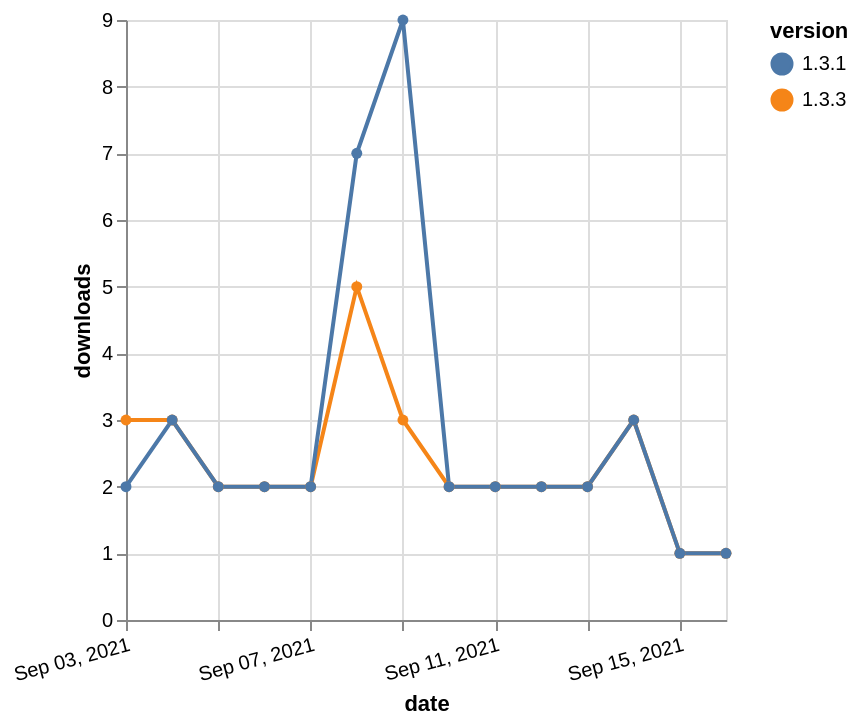

Write a Vega-Lite specification for this figure.
### Vega-Lite specification from a JSON file in a GitHub repository (floating-point values rounded to 4 significant figures)
{"$schema": "https://vega.github.io/schema/vega-lite/v5.json", "description": "A simple bar chart with embedded data.", "data": {"values": [{"date": "2021-09-03", "total": 2344, "delta": 3, "version": "1.3.3"}, {"date": "2021-09-04", "total": 2347, "delta": 3, "version": "1.3.3"}, {"date": "2021-09-05", "total": 2349, "delta": 2, "version": "1.3.3"}, {"date": "2021-09-06", "total": 2351, "delta": 2, "version": "1.3.3"}, {"date": "2021-09-07", "total": 2353, "delta": 2, "version": "1.3.3"}, {"date": "2021-09-08", "total": 2358, "delta": 5, "version": "1.3.3"}, {"date": "2021-09-09", "total": 2361, "delta": 3, "version": "1.3.3"}, {"date": "2021-09-10", "total": 2363, "delta": 2, "version": "1.3.3"}, {"date": "2021-09-11", "total": 2365, "delta": 2, "version": "1.3.3"}, {"date": "2021-09-12", "total": 2367, "delta": 2, "version": "1.3.3"}, {"date": "2021-09-13", "total": 2369, "delta": 2, "version": "1.3.3"}, {"date": "2021-09-14", "total": 2372, "delta": 3, "version": "1.3.3"}, {"date": "2021-09-15", "total": 2373, "delta": 1, "version": "1.3.3"}, {"date": "2021-09-16", "total": 2374, "delta": 1, "version": "1.3.3"}, {"date": "2021-09-03", "total": 4669, "delta": 2, "version": "1.3.1"}, {"date": "2021-09-04", "total": 4672, "delta": 3, "version": "1.3.1"}, {"date": "2021-09-05", "total": 4674, "delta": 2, "version": "1.3.1"}, {"date": "2021-09-06", "total": 4676, "delta": 2, "version": "1.3.1"}, {"date": "2021-09-07", "total": 4678, "delta": 2, "version": "1.3.1"}, {"date": "2021-09-08", "total": 4685, "delta": 7, "version": "1.3.1"}, {"date": "2021-09-09", "total": 4694, "delta": 9, "version": "1.3.1"}, {"date": "2021-09-10", "total": 4696, "delta": 2, "version": "1.3.1"}, {"date": "2021-09-11", "total": 4698, "delta": 2, "version": "1.3.1"}, {"date": "2021-09-12", "total": 4700, "delta": 2, "version": "1.3.1"}, {"date": "2021-09-13", "total": 4702, "delta": 2, "version": "1.3.1"}, {"date": "2021-09-14", "total": 4705, "delta": 3, "version": "1.3.1"}, {"date": "2021-09-15", "total": 4706, "delta": 1, "version": "1.3.1"}, {"date": "2021-09-16", "total": 4707, "delta": 1, "version": "1.3.1"}]}, "width": "container", "mark": {"type": "line", "point": {"filled": true}}, "encoding": {"x": {"field": "date", "type": "temporal", "timeUnit": "yearmonthdate", "title": "date", "axis": {"labelAngle": -15}}, "y": {"field": "delta", "type": "quantitative", "title": "downloads"}, "color": {"field": "version", "type": "nominal"}, "tooltip": {"field": "delta"}}}
